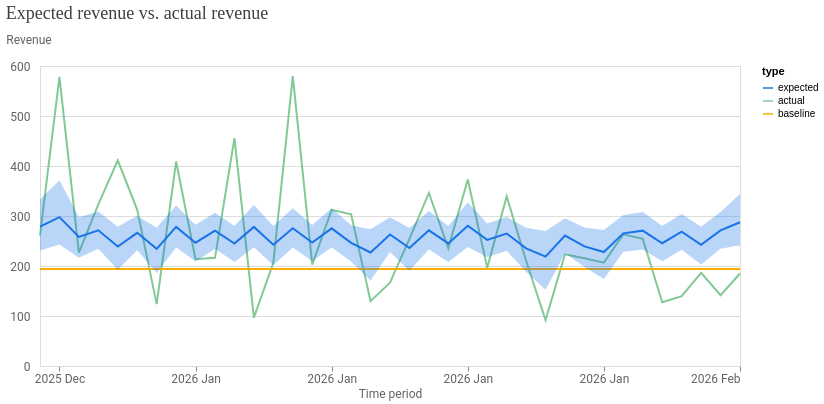

The cell this chart's notebook holds for it:
### Code cell
model_fit = visualizer.ModelFit(mmm)
model_fit.plot_model_fit()

### Figure 1 — Vega-Lite specification as saved in the notebook (floating-point values rounded to 4 significant figures)
{"config": {"view": {"continuousWidth": 300, "continuousHeight": 300}, "axis": {"labelColor": "#5F6368", "labelFont": "Roboto", "labelFontSize": 12, "titleColor": "#5F6368", "titleFont": "Roboto", "titleFontSize": 12, "titleFontWeight": "normal"}}, "layer": [{"mark": {"type": "line"}, "encoding": {"color": {"field": "type", "scale": {"domain": ["expected", "actual", "baseline"], "range": ["#1A73E8", "#81C995", "#F9AB00"]}, "type": "nominal"}, "x": {"axis": {"domainColor": "#DADCE0", "format": "%Y %b", "grid": false, "tickCount": 8}, "field": "time", "title": "Time period", "type": "temporal"}, "y": {"axis": {"domain": false, "labelExpr": "replace(format(datum.value, '.3~s'), 'G', 'B')", "labelPadding": 10, "tickCount": 5, "ticks": false, "titleAlign": "left", "titleAngle": 0, "titleY": -20}, "field": "mean", "title": "Revenue", "type": "quantitative"}}}, {"mark": {"type": "area", "opacity": 0.3}, "encoding": {"color": {"field": "type", "legend": null, "scale": {"domain": ["expected"], "range": ["#1A73E8"]}, "type": "nominal"}, "x": {"field": "time", "type": "temporal"}, "y": {"field": "ci_hi", "type": "quantitative"}, "y2": {"field": "ci_lo"}}}], "data": {"name": "data-7eb280470b4588a16b87e595117869a5"}, "resolve": {"scale": {"color": "independent"}}, "title": {"text": "Expected revenue vs. actual revenue", "anchor": "start", "color": "#3C4043", "font": "Google Sans Display", "fontSize": 18, "fontWeight": "normal", "offset": 10}, "width": 700, "$schema": "https://vega.github.io/schema/vega-lite/v5.20.1.json", "datasets": {"data-7eb280470b4588a16b87e595117869a5": [{"time": "2025-12-27", "type": "actual", "ci_hi": 261.2, "ci_lo": 261.2, "mean": 261.2}, {"time": "2025-12-27", "type": "baseline", "ci_hi": 259.3, "ci_lo": 92.3, "mean": 193.8}, {"time": "2025-12-27", "type": "expected", "ci_hi": 332.9, "ci_lo": 231.2, "mean": 278.7}, {"time": "2025-12-28", "type": "actual", "ci_hi": 578.3, "ci_lo": 578.3, "mean": 578.3}, {"time": "2025-12-28", "type": "baseline", "ci_hi": 259.3, "ci_lo": 92.3, "mean": 193.8}, {"time": "2025-12-28", "type": "expected", "ci_hi": 371.4, "ci_lo": 242.9, "mean": 297.7}, {"time": "2025-12-29", "type": "actual", "ci_hi": 226.6, "ci_lo": 226.6, "mean": 226.6}, {"time": "2025-12-29", "type": "baseline", "ci_hi": 259.3, "ci_lo": 92.3, "mean": 193.8}, {"time": "2025-12-29", "type": "expected", "ci_hi": 297.7, "ci_lo": 216.7, "mean": 258.1}, {"time": "2025-12-30", "type": "actual", "ci_hi": 323.2, "ci_lo": 323.2, "mean": 323.2}, {"time": "2025-12-30", "type": "baseline", "ci_hi": 259.3, "ci_lo": 92.3, "mean": 193.8}, {"time": "2025-12-30", "type": "expected", "ci_hi": 308.9, "ci_lo": 234.3, "mean": 271.5}, {"time": "2025-12-31", "type": "actual", "ci_hi": 411.1, "ci_lo": 411.1, "mean": 411.1}, {"time": "2025-12-31", "type": "baseline", "ci_hi": 259.3, "ci_lo": 92.3, "mean": 193.8}, {"time": "2025-12-31", "type": "expected", "ci_hi": 278.7, "ci_lo": 192.4, "mean": 238.9}, {"time": "2026-01-01", "type": "actual", "ci_hi": 312.2, "ci_lo": 312.2, "mean": 312.2}, {"time": "2026-01-01", "type": "baseline", "ci_hi": 259.3, "ci_lo": 92.3, "mean": 193.8}, {"time": "2026-01-01", "type": "expected", "ci_hi": 300.3, "ci_lo": 231.5, "mean": 266.3}, {"time": "2026-01-02", "type": "actual", "ci_hi": 123.7, "ci_lo": 123.7, "mean": 123.7}, {"time": "2026-01-02", "type": "baseline", "ci_hi": 259.3, "ci_lo": 92.3, "mean": 193.8}, {"time": "2026-01-02", "type": "expected", "ci_hi": 276.7, "ci_lo": 186.2, "mean": 234.4}, {"time": "2026-01-03", "type": "actual", "ci_hi": 409.0, "ci_lo": 409.0, "mean": 409.0}, {"time": "2026-01-03", "type": "baseline", "ci_hi": 259.3, "ci_lo": 92.3, "mean": 193.8}, {"time": "2026-01-03", "type": "expected", "ci_hi": 321.0, "ci_lo": 237.7, "mean": 278.1}, {"time": "2026-01-04", "type": "actual", "ci_hi": 213.4, "ci_lo": 213.4, "mean": 213.4}, {"time": "2026-01-04", "type": "baseline", "ci_hi": 259.3, "ci_lo": 92.3, "mean": 193.8}, {"time": "2026-01-04", "type": "expected", "ci_hi": 282.5, "ci_lo": 209.0, "mean": 246.6}, {"time": "2026-01-05", "type": "actual", "ci_hi": 216.3, "ci_lo": 216.3, "mean": 216.3}, {"time": "2026-01-05", "type": "baseline", "ci_hi": 259.3, "ci_lo": 92.3, "mean": 193.8}, {"time": "2026-01-05", "type": "expected", "ci_hi": 306.7, "ci_lo": 234.3, "mean": 270.7}, {"time": "2026-01-06", "type": "actual", "ci_hi": 455.7, "ci_lo": 455.7, "mean": 455.7}, {"time": "2026-01-06", "type": "baseline", "ci_hi": 259.3, "ci_lo": 92.3, "mean": 193.8}, {"time": "2026-01-06", "type": "expected", "ci_hi": 279.9, "ci_lo": 207.8, "mean": 245.0}, {"time": "2026-01-07", "type": "actual", "ci_hi": 96.82, "ci_lo": 96.82, "mean": 96.82}, {"time": "2026-01-07", "type": "baseline", "ci_hi": 259.3, "ci_lo": 92.3, "mean": 193.8}, {"time": "2026-01-07", "type": "expected", "ci_hi": 322.0, "ci_lo": 237.5, "mean": 278.1}, {"time": "2026-01-08", "type": "actual", "ci_hi": 206.5, "ci_lo": 206.5, "mean": 206.5}, {"time": "2026-01-08", "type": "baseline", "ci_hi": 259.3, "ci_lo": 92.3, "mean": 193.8}, {"time": "2026-01-08", "type": "expected", "ci_hi": 280.0, "ci_lo": 201.7, "mean": 242.6}, {"time": "2026-01-09", "type": "actual", "ci_hi": 579.9, "ci_lo": 579.9, "mean": 579.9}, {"time": "2026-01-09", "type": "baseline", "ci_hi": 259.3, "ci_lo": 92.3, "mean": 193.8}, {"time": "2026-01-09", "type": "expected", "ci_hi": 315.6, "ci_lo": 236.9, "mean": 275.4}, {"time": "2026-01-10", "type": "actual", "ci_hi": 202.6, "ci_lo": 202.6, "mean": 202.6}, {"time": "2026-01-10", "type": "baseline", "ci_hi": 259.3, "ci_lo": 92.3, "mean": 193.8}, {"time": "2026-01-10", "type": "expected", "ci_hi": 282.0, "ci_lo": 210.2, "mean": 247.0}, {"time": "2026-01-11", "type": "actual", "ci_hi": 312.4, "ci_lo": 312.4, "mean": 312.4}, {"time": "2026-01-11", "type": "baseline", "ci_hi": 259.3, "ci_lo": 92.3, "mean": 193.8}, {"time": "2026-01-11", "type": "expected", "ci_hi": 315.3, "ci_lo": 237.0, "mean": 275.3}, {"time": "2026-01-12", "type": "actual", "ci_hi": 303.3, "ci_lo": 303.3, "mean": 303.3}, {"time": "2026-01-12", "type": "baseline", "ci_hi": 259.3, "ci_lo": 92.3, "mean": 193.8}, {"time": "2026-01-12", "type": "expected", "ci_hi": 281.5, "ci_lo": 209.1, "mean": 246.4}, {"time": "2026-01-13", "type": "actual", "ci_hi": 129.7, "ci_lo": 129.7, "mean": 129.7}, {"time": "2026-01-13", "type": "baseline", "ci_hi": 259.3, "ci_lo": 92.3, "mean": 193.8}, {"time": "2026-01-13", "type": "expected", "ci_hi": 273.4, "ci_lo": 171.1, "mean": 227.1}, {"time": "2026-01-14", "type": "actual", "ci_hi": 166.6, "ci_lo": 166.6, "mean": 166.6}, {"time": "2026-01-14", "type": "baseline", "ci_hi": 259.3, "ci_lo": 92.3, "mean": 193.8}, {"time": "2026-01-14", "type": "expected", "ci_hi": 297.5, "ci_lo": 227.9, "mean": 263.1}, {"time": "2026-01-15", "type": "actual", "ci_hi": 254.2, "ci_lo": 254.2, "mean": 254.2}, {"time": "2026-01-15", "type": "baseline", "ci_hi": 259.3, "ci_lo": 92.3, "mean": 193.8}, {"time": "2026-01-15", "type": "expected", "ci_hi": 276.2, "ci_lo": 190.7, "mean": 235.8}, {"time": "2026-01-16", "type": "actual", "ci_hi": 346.1, "ci_lo": 346.1, "mean": 346.1}, {"time": "2026-01-16", "type": "baseline", "ci_hi": 259.3, "ci_lo": 92.3, "mean": 193.8}, {"time": "2026-01-16", "type": "expected", "ci_hi": 309.8, "ci_lo": 233.5, "mean": 271.4}, {"time": "2026-01-17", "type": "actual", "ci_hi": 235.4, "ci_lo": 235.4, "mean": 235.4}, {"time": "2026-01-17", "type": "baseline", "ci_hi": 259.3, "ci_lo": 92.3, "mean": 193.8}, {"time": "2026-01-17", "type": "expected", "ci_hi": 280.1, "ci_lo": 208.2, "mean": 245.1}, {"time": "2026-01-18", "type": "actual", "ci_hi": 373.1, "ci_lo": 373.1, "mean": 373.1}, {"time": "2026-01-18", "type": "baseline", "ci_hi": 259.3, "ci_lo": 92.3, "mean": 193.8}, {"time": "2026-01-18", "type": "expected", "ci_hi": 327.5, "ci_lo": 237.9, "mean": 280.6}, {"time": "2026-01-19", "type": "actual", "ci_hi": 196.4, "ci_lo": 196.4, "mean": 196.4}, {"time": "2026-01-19", "type": "baseline", "ci_hi": 259.3, "ci_lo": 92.3, "mean": 193.8}, {"time": "2026-01-19", "type": "expected", "ci_hi": 285.2, "ci_lo": 217.5, "mean": 252.2}, {"time": "2026-01-20", "type": "actual", "ci_hi": 339.3, "ci_lo": 339.3, "mean": 339.3}, {"time": "2026-01-20", "type": "baseline", "ci_hi": 259.3, "ci_lo": 92.3, "mean": 193.8}, {"time": "2026-01-20", "type": "expected", "ci_hi": 297.8, "ci_lo": 230.7, "mean": 265.0}, {"time": "2026-01-21", "type": "actual", "ci_hi": 210.4, "ci_lo": 210.4, "mean": 210.4}, {"time": "2026-01-21", "type": "baseline", "ci_hi": 259.3, "ci_lo": 92.3, "mean": 193.8}, {"time": "2026-01-21", "type": "expected", "ci_hi": 276.3, "ci_lo": 188.5, "mean": 235.3}, {"time": "2026-01-22", "type": "actual", "ci_hi": 91.78, "ci_lo": 91.78, "mean": 91.78}, {"time": "2026-01-22", "type": "baseline", "ci_hi": 259.3, "ci_lo": 92.3, "mean": 193.8}, {"time": "2026-01-22", "type": "expected", "ci_hi": 270.2, "ci_lo": 152.6, "mean": 218.8}, {"time": "2026-01-23", "type": "actual", "ci_hi": 223.4, "ci_lo": 223.4, "mean": 223.4}, {"time": "2026-01-23", "type": "baseline", "ci_hi": 259.3, "ci_lo": 92.3, "mean": 193.8}, {"time": "2026-01-23", "type": "expected", "ci_hi": 295.6, "ci_lo": 225.7, "mean": 261.0}, {"time": "2026-01-24", "type": "actual", "ci_hi": 215.5, "ci_lo": 215.5, "mean": 215.5}, {"time": "2026-01-24", "type": "baseline", "ci_hi": 259.3, "ci_lo": 92.3, "mean": 193.8}, {"time": "2026-01-24", "type": "expected", "ci_hi": 277.0, "ci_lo": 198.1, "mean": 239.3}, {"time": "2026-01-25", "type": "actual", "ci_hi": 206.7, "ci_lo": 206.7, "mean": 206.7}, {"time": "2026-01-25", "type": "baseline", "ci_hi": 259.3, "ci_lo": 92.3, "mean": 193.8}, {"time": "2026-01-25", "type": "expected", "ci_hi": 272.2, "ci_lo": 174.2, "mean": 227.9}, {"time": "2026-01-26", "type": "actual", "ci_hi": 263.3, "ci_lo": 263.3, "mean": 263.3}, {"time": "2026-01-26", "type": "baseline", "ci_hi": 259.3, "ci_lo": 92.3, "mean": 193.8}, {"time": "2026-01-26", "type": "expected", "ci_hi": 302.1, "ci_lo": 228.5, "mean": 265.3}, {"time": "2026-01-27", "type": "actual", "ci_hi": 254.3, "ci_lo": 254.3, "mean": 254.3}, {"time": "2026-01-27", "type": "baseline", "ci_hi": 259.3, "ci_lo": 92.3, "mean": 193.8}, {"time": "2026-01-27", "type": "expected", "ci_hi": 307.9, "ci_lo": 233.1, "mean": 270.7}, {"time": "2026-01-28", "type": "actual", "ci_hi": 127.6, "ci_lo": 127.6, "mean": 127.6}, {"time": "2026-01-28", "type": "baseline", "ci_hi": 259.3, "ci_lo": 92.3, "mean": 193.8}, {"time": "2026-01-28", "type": "expected", "ci_hi": 280.0, "ci_lo": 209.4, "mean": 245.5}, {"time": "2026-01-29", "type": "actual", "ci_hi": 139.8, "ci_lo": 139.8, "mean": 139.8}, {"time": "2026-01-29", "type": "baseline", "ci_hi": 259.3, "ci_lo": 92.3, "mean": 193.8}, {"time": "2026-01-29", "type": "expected", "ci_hi": 304.1, "ci_lo": 232.4, "mean": 268.5}, {"time": "2026-01-30", "type": "actual", "ci_hi": 186.5, "ci_lo": 186.5, "mean": 186.5}, {"time": "2026-01-30", "type": "baseline", "ci_hi": 259.3, "ci_lo": 92.3, "mean": 193.8}, {"time": "2026-01-30", "type": "expected", "ci_hi": 278.6, "ci_lo": 203.0, "mean": 242.3}, {"time": "2026-01-31", "type": "actual", "ci_hi": 141.5, "ci_lo": 141.5, "mean": 141.5}, {"time": "2026-01-31", "type": "baseline", "ci_hi": 259.3, "ci_lo": 92.3, "mean": 193.8}, {"time": "2026-01-31", "type": "expected", "ci_hi": 308.0, "ci_lo": 234.3, "mean": 271.1}, {"time": "2026-02-01", "type": "actual", "ci_hi": 185.0, "ci_lo": 185.0, "mean": 185.0}, {"time": "2026-02-01", "type": "baseline", "ci_hi": 259.3, "ci_lo": 92.3, "mean": 193.8}, {"time": "2026-02-01", "type": "expected", "ci_hi": 343.9, "ci_lo": 241.4, "mean": 287.5}]}}
